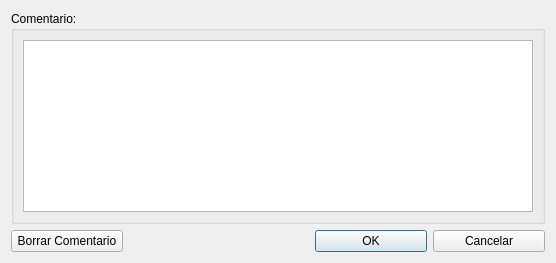
<?xml version="1.0" encoding="UTF-8"?>
<ui version="4.0">
 <class>DialogComentario</class>
 <widget class="QDialog" name="DialogComentario">
  <property name="geometry">
   <rect>
    <x>0</x>
    <y>0</y>
    <width>556</width>
    <height>263</height>
   </rect>
  </property>
  <property name="windowTitle">
   <string>Dialog</string>
  </property>
  <layout class="QGridLayout" name="gridLayout">
   <item row="1" column="1">
    <spacer name="horizontalSpacer">
     <property name="orientation">
      <enum>Qt::Horizontal</enum>
     </property>
     <property name="sizeType">
      <enum>QSizePolicy::Preferred</enum>
     </property>
     <property name="sizeHint" stdset="0">
      <size>
       <width>180</width>
       <height>20</height>
      </size>
     </property>
    </spacer>
   </item>
   <item row="1" column="2">
    <widget class="QPushButton" name="pushButtonOk">
     <property name="text">
      <string>OK</string>
     </property>
    </widget>
   </item>
   <item row="1" column="0">
    <widget class="QPushButton" name="pushButtonDelete">
     <property name="text">
      <string>Borrar Comentario</string>
     </property>
    </widget>
   </item>
   <item row="0" column="0" colspan="4">
    <widget class="QGroupBox" name="groupBox">
     <property name="title">
      <string>Comentario:</string>
     </property>
     <layout class="QHBoxLayout" name="horizontalLayout">
      <item>
       <widget class="QPlainTextEdit" name="plainTextEditComment"/>
      </item>
     </layout>
    </widget>
   </item>
   <item row="1" column="3">
    <widget class="QPushButton" name="pushButtonCancel">
     <property name="text">
      <string>Cancelar</string>
     </property>
    </widget>
   </item>
  </layout>
 </widget>
 <resources/>
 <connections/>
</ui>
